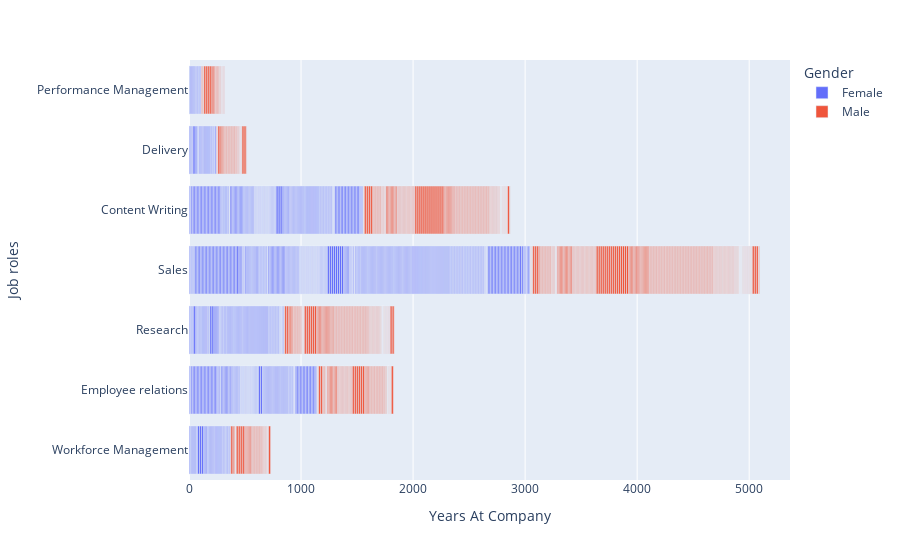

Write notebook code for a chart like this one.
### Code cell
import plotly.express as px


# plotting the bar chart
fig = px.bar(data, y='Job roles', x='Years At Company',color='Gender')

# showing the plot
fig.show()

### Figure 1 — Plotly figure (JSON) as saved in the notebook; plotly's stock layout.template omitted (floating-point values rounded to 4 significant figures; data arrays with more than 128 entries replaced by an {"elided": "..."} marker saying what was removed)
{"data": [{"alignmentgroup": "True", "hovertemplate": "Gender=Female<br>Years At Company=%{x}<br>Job roles=%{y}<extra></extra>", "legendgroup": "Female", "marker": {"color": "#636efa", "pattern": {"shape": ""}}, "name": "Female", "offsetgroup": "Female", "orientation": "h", "showlegend": true, "textposition": "auto", "type": "bar", "x": {"elided": "962 float values"}, "xaxis": "x", "y": {"elided": "962 str values"}, "yaxis": "y"}, {"alignmentgroup": "True", "hovertemplate": "Gender=Male<br>Years At Company=%{x}<br>Job roles=%{y}<extra></extra>", "legendgroup": "Male", "marker": {"color": "#EF553B", "pattern": {"shape": ""}}, "name": "Male", "offsetgroup": "Male", "orientation": "h", "showlegend": true, "textposition": "auto", "type": "bar", "x": {"elided": "1013 float values"}, "xaxis": "x", "y": {"elided": "1013 str values"}, "yaxis": "y"}], "layout": {"barmode": "relative", "legend": {"title": {"text": "Gender"}, "tracegroupgap": 0}, "margin": {"t": 60}, "xaxis": {"anchor": "y", "domain": [0, 1], "title": {"text": "Years At Company"}}, "yaxis": {"anchor": "x", "domain": [0, 1], "title": {"text": "Job roles"}}}}
